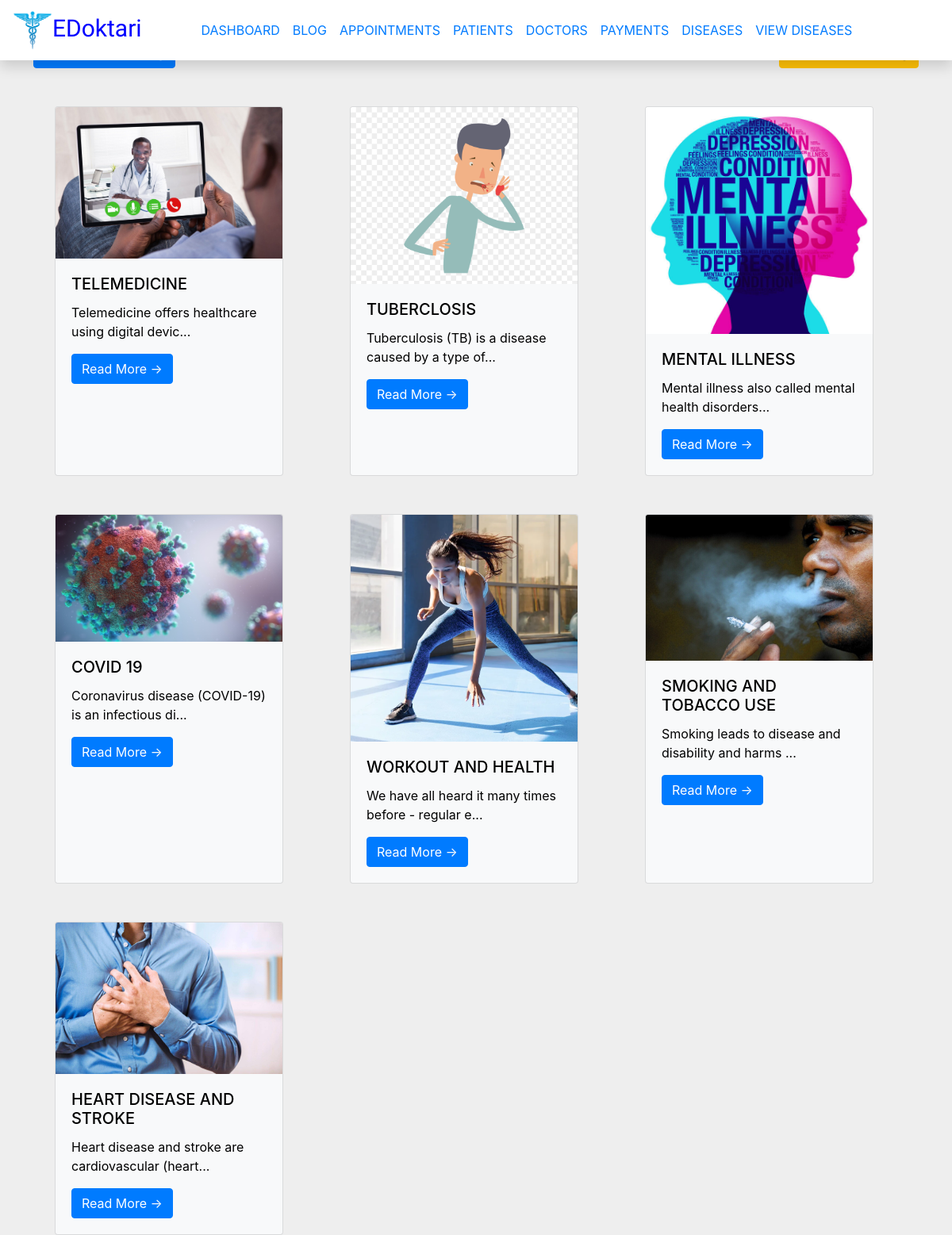
The page / on the database its author committed.
### tables this page shows
CREATE TABLE `blog` (
  `id` int(11) NOT NULL,
  `title` varchar(255) NOT NULL,
  `content` longtext NOT NULL,
  `img_dir` varchar(255) NOT NULL
);

### logic.php (called while the page is built, shortened)
<?php
    $dbservername="localhost";
    $dbuser="root";
    $dbpass="";
    $dbname="edoktari";
    $conn=mysqli_connect($dbservername,$dbuser,$dbpass,$dbname);
    $sql = "SELECT * FROM blog";
    $query = mysqli_query($conn, $sql);
?>

### index.php (the view, shortened to what this page needs)
<?php
    include "logic.php";
?>
<!DOCTYPE html>
<html lang="en">
<head>
    <link rel="stylesheet" href="https://stackpath.bootstrapcdn.com/bootstrap/4.5.2/css/bootstrap.min.css">
    <link rel="stylesheet" href="https://cdnjs.cloudflare.com/ajax/libs/malihu-custom-scrollbar-plugin/3.1.5/jquery.mCustomScrollbar.min.css">
<link rel="stylesheet" href="https://cdn.jsdelivr.net/npm/bootstrap@5.1.3/dist/css/bootstrap.min.css">
<link rel="stylesheet" href="https://cdn.jsdelivr.net/npm/bootstrap@4.5.3/dist/css/bootstrap.min.css">
    <link rel="stylesheet" href="https://cdnjs.cloudflare.com/ajax/libs/bootstrap-datepicker/1.9.0/css/bootstrap-datepicker.min.css">
    <link rel="stylesheet" href="https://maxcdn.bootstrapcdn.com/bootstrap/4.0.0/css/bootstrap.min.css">
    <link rel="stylesheet" href="https://cdnjs.cloudflare.com/ajax/libs/font-awesome/4.7.0/css/font-awesome.min.css">
</head>
<body>
<nav class="navbar navbar-expand-lg navbar-light bg-white shadow fixed-top">
    <a class="navbar-brand" href="admindashboard.php" style = "font-family: 'kaushan Script';font-size: 30px;color:blue;"><img src="EDoktari_logo.png" width="50" height="50" class="d-inline-block align-top" alt="">EDoktari</a>
    <div class="collapse navbar-collapse " id="navbarNavDropdown">
    <ul class="navbar-nav mx-auto">
    <li class="nav-item">
        <a class="nav-link text-primary" href="admindashboard.php">DASHBOARD</a>
      </li>
       <li class="nav-item">
        <a class="nav-link text-primary" href="index.php">BLOG</a>
      </li>
      <li class="nav-item">
        <a class="nav-link text-primary" href="allappointments.php">APPOINTMENTS</a>
      </li>
      <li class="nav-item">
        <a class="nav-link text-primary" href="allpatients.php">PATIENTS</a>
      </li>
      <li class="nav-item">
        <a class="nav-link text-primary" href="alldoctors.php">DOCTORS</a>
      </li>
      <li class="nav-item">
        <a class="nav-link text-primary" href="allpayments.php">PAYMENTS</a>
      </li>
      <li class="nav-item">
        <a class="nav-link text-primary" href="admindiseases.php">DISEASES</a>
      </li>
      <li class="nav-item">
        <a class="nav-link text-primary" href="viewdiseases.php">VIEW DISEASES</a>
      </li>
    </ul>
    </div>
  </nav>
<section>
    <div class="container mt-5">
        <div class="row">
        <div class="text-center ">
            <a href="create.php" class="btn btn-primary float-left" >+ Create a new blog</a>
            <a href="view.php" class="btn btn-warning float-right  mt-0" >edit and delete blog</a>
        </div>
        <div class="row">
            <?php foreach($query as $q){ ?>
                <div class="col-12 col-lg-4 d-flex justify-content-center">
                    <div class="card text-black bg-light mt-5" style="width: 18rem;">
                    <img src="<?php echo $q['img_dir'] ?>" class="card-img-top" alt="...">
                        <div class="card-body">
                            <h5 class="card-title"><?php echo $q['title'];?></h5>
                            <p class="card-text"><?php echo substr($q['content'], 0, 50);?>...</p>
                            <a href="patient_view.php?id=<?php echo $q['id']?>" class="btn btn-primary">Read More <span class="text-light">&rarr;</span></a>
                        </div>
                    </div>
                </div>
            <?php }?>
        </div>
</div>
</body>
</html>

### index.php (style rules this page uses)
body { background-color: #f5f5f5; margin-top:0px; }
body { margin-top:0px; background:#eee; }
section { margin-top:0px; }

### rows shown on the page
blog: img_dir (picture), title "TELEMEDICINE", content "Telemedicine offers healthcare using digital devic"
blog: img_dir (picture), title "TUBERCLOSIS", content "Tuberculosis (TB) is a disease caused by a type of"
blog: img_dir (picture), title "MENTAL ILLNESS", content "Mental illness also called mental health disorders"
blog: img_dir (picture), title "COVID 19", content "Coronavirus disease (COVID-19) is an infectious di"
blog: img_dir (picture), title "WORKOUT AND HEALTH", content "We have all heard it many times before - regular e"
blog: img_dir (picture), title "SMOKING AND TOBACCO USE", content "Smoking leads to disease and disability and harms"
blog: img_dir (picture), title "HEART DISEASE AND STROKE", content "Heart disease and stroke are cardiovascular (heart"
